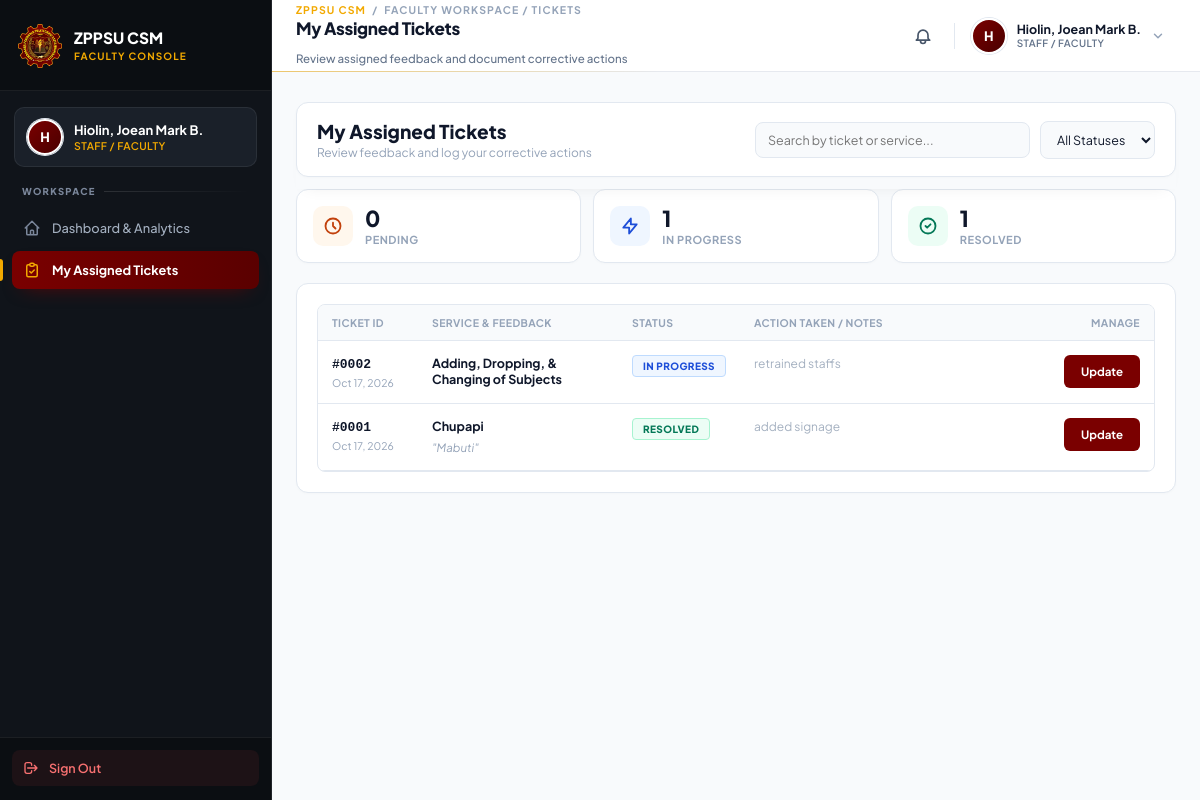
/faculty_tickets.php (signed in), run on the app's committed database.
### tables this page shows
CREATE TABLE `action_plans` (
  `id` int(11) NOT NULL,
  `feedback_id` int(11) NOT NULL COMMENT 'The specific low-rating feedback this addresses',
  `office_id` int(11) NOT NULL,
  `assigned_staff_id` varchar(50) DEFAULT NULL,
  `root_cause_analysis` text NOT NULL,
  `action_taken` text NOT NULL,
  `status` varchar(20) NOT NULL DEFAULT 'Pending',
  `created_at` timestamp NOT NULL DEFAULT current_timestamp(),
  `resolved_at` timestamp NULL DEFAULT NULL,
  `priority` varchar(20) DEFAULT 'Medium',
  `due_date` date DEFAULT NULL,
  `acknowledged_at` timestamp NULL DEFAULT NULL,
  `verified_at` timestamp NULL DEFAULT NULL,
  `verified_by` varchar(50) DEFAULT NULL,
  `resolution_notes` text DEFAULT NULL,
  `updated_at` timestamp NULL DEFAULT current_timestamp() ON UPDATE current_timestamp()
);

CREATE TABLE `arta_feedback` (
  `feedback_id` int(11) NOT NULL,
  `user_id` varchar(50) DEFAULT NULL,
  `office_id` int(11) NOT NULL,
  `service_accessed` varchar(255) NOT NULL COMMENT 'Specific service requested (e.g., Enrollment, COR)',
  `transaction_date` date NOT NULL,
  `service_start_date` date DEFAULT NULL,
  `client_type` enum('Citizen','Business','Government') NOT NULL DEFAULT 'Citizen',
  `age_group` varchar(20) NOT NULL,
  `sex` enum('Male','Female','Prefer not to say') NOT NULL,
  `region` varchar(100) NOT NULL DEFAULT 'Region IX',
  `cc1` tinyint(1) NOT NULL COMMENT '1: Knows CC, 2: Knows CC but didn''t see, 3: Learned CC only now, 4: Doesn''t know CC',
  `cc2` tinyint(1) NOT NULL COMMENT '1: Easy to see, 2: Somewhat easy, 3: Difficult to see, 4: Not visible, 5: N/A',
  `cc3` tinyint(1) NOT NULL COMMENT '1: Helped very much, 2: Somewhat helped, 3: Did not help, 4: N/A',
  `sqd1_responsiveness` tinyint(1) NOT NULL DEFAULT 0,
  `sqd2_reliability` tinyint(1) NOT NULL DEFAULT 0,
  `sqd3_access_facilities` tinyint(1) NOT NULL DEFAULT 0,
  `sqd4_communication` tinyint(1) NOT NULL DEFAULT 0,
  `sqd5_costs` tinyint(1) NOT NULL DEFAULT 0,
  `sqd6_integrity` tinyint(1) NOT NULL DEFAULT 0,
  `sqd7_assurance` tinyint(1) NOT NULL DEFAULT 0,
  `sqd8_outcome` tinyint(1) NOT NULL DEFAULT 0,
  `comments_recommendations` text DEFAULT NULL,
  `is_archived` tinyint(1) DEFAULT 0 COMMENT 'Replaces the history table',
  `submission_timestamp` timestamp NOT NULL DEFAULT current_timestamp()
);

### faculty_tickets.php (the view, shortened to what this page needs)
<?php
require_once 'db_connection.php';
$user_id = $_SESSION['user_id'];
$tickets = [];
$ticket_res = $conn->query("
    SELECT
        ap.id, ap.feedback_id, ap.status, ap.root_cause_analysis, ap.action_taken,
        ap.created_at, ap.resolved_at,
        f.service_accessed, f.comments_recommendations, f.submission_timestamp
    FROM action_plans ap
    JOIN arta_feedback f ON ap.feedback_id = f.feedback_id
    WHERE ap.assigned_staff_id = '" . $conn->real_escape_string($user_id) . "'
    ORDER BY
        CASE WHEN ap.status = 'Resolved' THEN 2 ELSE 1 END,
        ap.created_at DESC
");
if ($ticket_res instanceof mysqli_result) {
    while ($r = $ticket_res->fetch_assoc()) $tickets[] = $r;
}
$kpi_pending = 0; $kpi_progress = 0; $kpi_resolved = 0;
foreach ($tickets as $t) {
    if ($t['status'] === 'Pending') $kpi_pending++;
    elseif ($t['status'] === 'In Progress') $kpi_progress++;
    elseif ($t['status'] === 'Resolved') $kpi_resolved++;
}
?>
<!DOCTYPE html>
<html lang="en">
<head>
</head>
<body>
    <?php
    require_once 'faculty_sidebar.php';
    if (file_exists('admin_header.php')) require_once 'admin_header.php';
    ?>
    <div class="admin-main-wrap">
        <main class="admin-container">
            <div class="fixed-header-deck">
                <section class="toolbar">
                    <div class="toolbar-title">
                        <h2>My Assigned Tickets</h2>
                        <p>Review feedback and log your corrective actions</p>
                    </div>
                    <div class="filter-controls">
                        <input type="text" id="liveSearchInput" class="input-live-search" placeholder="Search by ticket or service..." autocomplete="off">
                        <select id="liveStatusSelect" class="select-live-filter">
                            <option value="">All Statuses</option>
                        </select>
                    </div>
                </section>
            </div>
            <section class="kpi-grid">
                <div class="kpi-card">
                    <div class="kpi-icon orange">
                        <svg width="20" height="20" fill="none" stroke="currentColor" stroke-width="2.2" viewBox="0 0 24 24"><path stroke-linecap="round" stroke-linejoin="round" d="M12 8v4l3 3m6-3a9 9 0 11-18 0 9 9 0 0118 0z"/></svg>
                    </div>
                    <div>
                        <div class="kpi-value"><?php echo $kpi_pending; ?></div>
                        <div class="kpi-label">Pending</div>
                    </div>
                </div>
                <div class="kpi-card">
                    <div class="kpi-icon blue">
                        <svg width="20" height="20" fill="none" stroke="currentColor" stroke-width="2.2" viewBox="0 0 24 24"><path stroke-linecap="round" stroke-linejoin="round" d="M13 10V3L4 14h7v7l9-11h-7z"/></svg>
                    </div>
                    <div>
                        <div class="kpi-value"><?php echo $kpi_progress; ?></div>
                        <div class="kpi-label">In Progress</div>
                    </div>
                </div>
                <div class="kpi-card">
                    <div class="kpi-icon green">
                        <svg width="20" height="20" fill="none" stroke="currentColor" stroke-width="2.2" viewBox="0 0 24 24"><path stroke-linecap="round" stroke-linejoin="round" d="M9 12l2 2 4-4m6 2a9 9 0 11-18 0 9 9 0 0118 0z"/></svg>
                    </div>
                    <div>
                        <div class="kpi-value"><?php echo $kpi_resolved; ?></div>
                        <div class="kpi-label">Resolved</div>
                    </div>
                </div>
            </section>
            <section class="panel-card">
                <div class="table-responsive">
                    <table>
                        <thead>
                            <tr>
                                <th style="width:100px;">Ticket ID</th>
                                <th style="width:200px;">Service & Feedback</th>
                                <th style="width:120px;">Status</th>
                                <th>Action Taken / Notes</th>
                                <th style="width:100px; text-align:right;">Manage</th>
                            </tr>
                        </thead>
                        <tbody id="ticketTableBody">
                            <?php if (!empty($tickets)): ?>
                                <?php foreach ($tickets as $t): ?>
                                    <?php
                                        $status_class = 'status-pending';
                                        if ($t['status'] === 'In Progress') $status_class = 'status-progress';
                                        if ($t['status'] === 'Resolved') $status_class = 'status-resolved';
                                    ?>
                                    <tr class="ticket-row"
                                        data-search="<?php echo strtolower(htmlspecialchars('#' . $t['id'] . ' ' . $t['service_accessed'])); ?>"
                                        data-status="<?php echo htmlspecialchars($t['status']); ?>">
                                        <td>
                                            <strong style="color:var(--text-heading); font-family:monospace; font-size: 13px;">#<?php echo str_pad((string)$t['id'], 4, '0', STR_PAD_LEFT); ?></strong>
                                            <div style="font-size:10.5px; color:var(--text-muted); margin-top:4px;">
                                                <?php echo date('M j, Y', strtotime($t['created_at'])); ?>
                                            </div>
                                        </td>
                                        <td>
                                            <strong style="color:var(--text-heading); font-size:12.5px; display:block;"><?php echo htmlspecialchars($t['service_accessed']); ?></strong>
                                            <?php if (!empty($t['comments_recommendations'])): ?>
                                                <div style="font-size:11.5px; color:var(--text-muted); font-style:italic; margin-top:6px; line-height: 1.4;">
                                                    "<?php echo htmlspecialchars($t['comments_recommendations']); ?>"
                                                </div>
                                            <?php endif; ?>
                                        </td>
                                        <td>
                                            <span class="badge-status <?php echo $status_class; ?>">
                                                <?php echo htmlspecialchars($t['status']); ?>
                                            </span>
                                        </td>
                                        <td>
                                            <?php if (!empty($t['action_taken'])): ?>
                                                <div style="font-size:12px; color:var(--text-body); line-height:1.5;">
                                                    <?php echo nl2br(htmlspecialchars($t['action_taken'])); ?>
                                                </div>
                                            <?php else: ?>
                                                <span style="font-size:11.5px; color:var(--text-muted); font-style:italic;">No action documented yet.</span>
                                            <?php endif; ?>
                                        </td>
                                        <td style="text-align:right;">
                                            <button class="btn-action" onclick='openTicketModal(<?php echo htmlspecialchars(json_encode($t, JSON_HEX_TAG | JSON_HEX_APOS | JSON_HEX_QUOT | JSON_HEX_AMP), ENT_QUOTES, "UTF-8"); ?>)'>
                                                Update
                                            </button>
                                        </td>
                                    </tr>
                                <?php endforeach; ?>
                            <?php endif; ?>
                        </tbody>
                    </table>
                </div>
            </section>
        </main>
    </div>
</body>
</html>

### faculty_tickets.php (style rules this page uses)
:root { --maroon: #7A0000; --maroon-dark: #580000; --gold: #F2A900; --bg: #F8FAFC; --surface: #FFFFFF; --border: #E2E8F0; --border-strong: #CBD5E1; --text-heading: #0F172A; --text-body: #475569; --text-muted: #94A3B8; --success: #10B981; --danger: #EF4444; --warning: #F59E0B; --info: #2563EB; --sidebar-width: 272px; --header-height: 72px; }
html, body { width:100%; height:100%; margin:0; padding:0; overflow-x:hidden; }
* { box-sizing:border-box; font-family:'Plus Jakarta Sans',sans-serif; -webkit-text-size-adjust:100%; }
body { background-color:var(--bg); color:var(--text-body); display:flex; min-height:100vh; }
.admin-main-wrap { margin-left: var(--sidebar-width); width: calc(100% - var(--sidebar-width)); min-width:0; display:flex; flex-direction:column; min-height:100vh; overflow-x:hidden; transition: margin-left 0.35s cubic-bezier(0.4,0,0.2,1), width 0.35s cubic-bezier(0.4,0,0.2,1); }
.admin-container { width:100%; max-width:100%; padding: calc(var(--header-height) + 20px) 24px 40px; flex:1; display:flex; flex-direction:column; }
.fixed-header-deck { position: sticky; top: var(--header-height); z-index: 800; background: var(--bg); padding-top: 10px; padding-bottom: 12px; box-shadow: 0 8px 15px -10px rgba(0, 0, 0, 0.08); }
.toolbar { background: var(--surface); border: 1px solid var(--border); border-radius: 12px; padding: 16px 20px; display: flex; align-items: center; justify-content: space-between; flex-wrap: wrap; gap: 12px; box-shadow: 0 1px 3px rgba(0,0,0,0.02); }
.toolbar-title h2 { font-size: 19px; font-weight: 800; color: var(--text-heading); margin: 0; }
.toolbar-title p { font-size: 12px; color: var(--text-muted); margin: 2px 0 0; }
.filter-controls { display: flex; align-items: center; gap: 10px; flex-wrap: wrap; width: 100%; max-width: 400px; }
.input-live-search, .select-live-filter { padding: 9px 12px; border: 1.5px solid var(--border); border-radius: 8px; font-size: 12.5px; background: #F8FAFC; color: var(--text-heading); outline: none; font-family: inherit; transition: border-color 0.18s; }
.input-live-search { flex: 1; min-width: 150px; }
.kpi-grid { display:grid; grid-template-columns:repeat(3, minmax(0,1fr)); gap:12px; margin-bottom:20px; }
.kpi-card { background:var(--surface); border:1px solid var(--border); border-radius:12px; padding:16px; display:flex; align-items:center; gap:12px; box-shadow: 0 1px 3px rgba(0,0,0,0.02); }
.kpi-icon { width:40px; height:40px; border-radius:10px; display:flex; align-items:center; justify-content:center; flex-shrink:0; }
.kpi-icon.orange { background:#FFF7ED; color:#C2410C; }
.kpi-icon.blue { background:#EFF6FF; color:#1D4ED8; }
.kpi-icon.green { background:#ECFDF5; color:#047857; }
.kpi-value { font-size:22px; font-weight:800; color:var(--text-heading); line-height:1; }
.kpi-label { font-size:11px; font-weight:700; color:var(--text-muted); text-transform:uppercase; letter-spacing:0.5px; margin-top:4px; }
.panel-card { background:var(--surface); border:1px solid var(--border); border-radius:12px; padding:20px; box-shadow: 0 1px 3px rgba(0,0,0,0.02); min-width: 0; }
.table-responsive { overflow-x:auto; border:1px solid var(--border); border-radius:8px; width: 100%; -webkit-overflow-scrolling:touch; }
table { width:100%; border-collapse:collapse; font-size:12.5px; min-width:800px; text-align:left; }
th { background:#F8FAFC; color:var(--text-muted); font-weight:700; padding:11px 14px; text-transform:uppercase; font-size:10.5px; letter-spacing:0.4px; border-bottom:1px solid var(--border); white-space: nowrap; }
td { padding:14px; border-bottom:1px solid var(--border); color:var(--text-body); vertical-align:top; }
.badge-status { display:inline-flex; align-items:center; padding:4px 10px; border-radius:4px; font-size:10px; font-weight:800; text-transform:uppercase; letter-spacing:0.4px; white-space: nowrap; }
.status-progress { background:#EFF6FF; color:#1D4ED8; border:1px solid #BFDBFE; }
.status-resolved { background:#ECFDF5; color:#047857; border:1px solid #A7F3D0; }
.btn-action { padding:8px 16px; border-radius:6px; font-size:11.5px; font-weight:700; cursor:pointer; border:1px solid transparent; transition: filter 0.18s; font-family:inherit; background:var(--maroon); color:#FFF; display: inline-flex; align-items: center; justify-content: center; gap: 6px; }

### admin_header.php (style rules this page uses)
:root { --header-height: 72px; --sidebar-width: 272px; }
button, a, input, select, textarea, .icon-btn, .header-toggle { touch-action: manipulation; }

### data on the page
action_plans: id "0002", created_at "Oct 17, 2026", feedback.service_accessed "Adding, Dropping, & Changing of Subjects", status "IN PROGRESS", action_taken "retrained staffs"
action_plans: id "0001", created_at "Oct 17, 2026", feedback.service_accessed "Chupapi", feedback.comments_recommendations "Mabuti", status "RESOLVED", action_taken "added signage"

### other printed values
$faculty_initial "H"
$faculty_display_name "Hiolin, Joean Mark B."
$page_crumb "FACULTY WORKSPACE / TICKETS"
$page_title "My Assigned Tickets"
$page_subtitle "Review assigned feedback and document corrective actions"
$admin_initial "H"
$admin_display_name "Hiolin, Joean Mark B."
$admin_role "STAFF / FACULTY"
$kpi_pending "0"
$kpi_progress "1"
$kpi_resolved "1"
